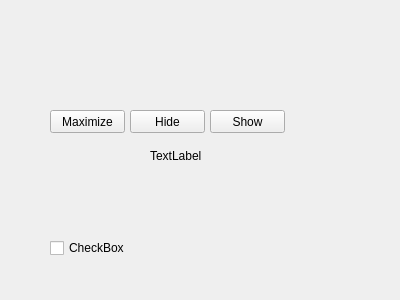
<?xml version="1.0" encoding="UTF-8"?>
<ui version="4.0">
 <class>Form</class>
 <widget class="QWidget" name="Form">
  <property name="geometry">
   <rect>
    <x>0</x>
    <y>0</y>
    <width>400</width>
    <height>300</height>
   </rect>
  </property>
  <property name="windowTitle">
   <string>Form</string>
  </property>
  <widget class="QLabel" name="label">
   <property name="geometry">
    <rect>
     <x>150</x>
     <y>150</y>
     <width>56</width>
     <height>12</height>
    </rect>
   </property>
   <property name="text">
    <string>TextLabel</string>
   </property>
  </widget>
  <widget class="QPushButton" name="pushButton">
   <property name="geometry">
    <rect>
     <x>50</x>
     <y>110</y>
     <width>75</width>
     <height>23</height>
    </rect>
   </property>
   <property name="text">
    <string>Maximize</string>
   </property>
  </widget>
  <widget class="QPushButton" name="pushButton_2">
   <property name="geometry">
    <rect>
     <x>130</x>
     <y>110</y>
     <width>75</width>
     <height>23</height>
    </rect>
   </property>
   <property name="styleSheet">
    <string notr="true">QPushButton[objectName^=&quot;pushButton_2&quot;] {

 line-height:40px;
 border:1px #3399dd solid;;
 background-color:#66aaff;
 text-align:center;
 color:#333;
}

QPushButton[objectName^=&quot;pushButton_2&quot;]:disabled{


}

QPushButton[objectName^=&quot;pushButton_2&quot;]:hover{

}

QPushButton[objectName^=&quot;pushButton_2&quot;]:pressed{
color:#fff;

}</string>
   </property>
   <property name="text">
    <string>Hide</string>
   </property>
  </widget>
  <widget class="QPushButton" name="pushButton_3">
   <property name="geometry">
    <rect>
     <x>210</x>
     <y>110</y>
     <width>75</width>
     <height>23</height>
    </rect>
   </property>
   <property name="styleSheet">
    <string notr="true">QPushButton[objectName^=&quot;pushButton_3&quot;] {

 line-height:40px;
 border:1px #3399dd solid;;
 background-color: red;
 text-align:center;
 color:#333;
}

QPushButton[objectName^=&quot;pushButton_3&quot;]:disabled{


}

QPushButton[objectName^=&quot;pushButton_3&quot;]:hover{

}

QPushButton[objectName^=&quot;pushButton_3&quot;]:pressed{
color:#fff;

}</string>
   </property>
   <property name="text">
    <string>Show</string>
   </property>
  </widget>
  <widget class="QCheckBox" name="checkBox">
   <property name="geometry">
    <rect>
     <x>50</x>
     <y>240</y>
     <width>81</width>
     <height>16</height>
    </rect>
   </property>
   <property name="styleSheet">
    <string notr="true">
QCheckBox::checked {
    border: 3px solid #5A5A5A;
    background: yellow;
}</string>
   </property>
   <property name="text">
    <string>CheckBox</string>
   </property>
  </widget>
 </widget>
 <resources/>
 <connections/>
</ui>
